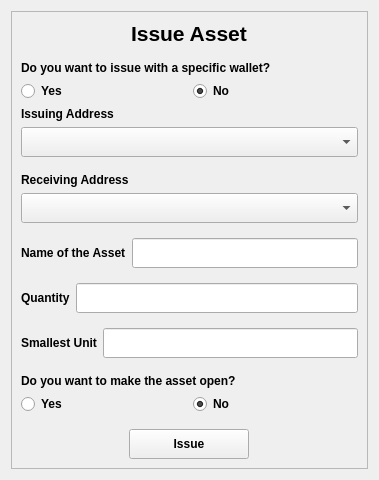
<?xml version="1.0" encoding="UTF-8"?>
<ui version="4.0">
 <class>Form</class>
 <widget class="QWidget" name="Form">
  <property name="geometry">
   <rect>
    <x>0</x>
    <y>0</y>
    <width>379</width>
    <height>480</height>
   </rect>
  </property>
  <property name="windowTitle">
   <string>Form</string>
  </property>
  <layout class="QGridLayout" name="gridLayout">
   <item row="0" column="0">
    <widget class="QFrame" name="frame">
     <property name="frameShape">
      <enum>QFrame::StyledPanel</enum>
     </property>
     <property name="frameShadow">
      <enum>QFrame::Raised</enum>
     </property>
     <layout class="QVBoxLayout" name="verticalLayout">
      <item alignment="Qt::AlignHCenter">
       <widget class="QLabel" name="label">
        <property name="text">
         <string>&lt;html&gt;&lt;head/&gt;&lt;body&gt;&lt;p&gt;&lt;span style=&quot; font-size:16pt; font-weight:600;&quot;&gt;Issue Asset&lt;/span&gt;&lt;/p&gt;&lt;/body&gt;&lt;/html&gt;</string>
        </property>
       </widget>
      </item>
      <item>
       <spacer name="verticalSpacer">
        <property name="orientation">
         <enum>Qt::Vertical</enum>
        </property>
        <property name="sizeHint" stdset="0">
         <size>
          <width>20</width>
          <height>40</height>
         </size>
        </property>
       </spacer>
      </item>
      <item>
       <widget class="QLabel" name="label_6">
        <property name="font">
         <font>
          <weight>75</weight>
          <bold>true</bold>
         </font>
        </property>
        <property name="text">
         <string>Do you want to issue with a specific wallet?</string>
        </property>
       </widget>
      </item>
      <item>
       <layout class="QHBoxLayout" name="horizontalLayout">
        <item>
         <widget class="QRadioButton" name="yes_rbtn">
          <property name="font">
           <font>
            <weight>75</weight>
            <bold>true</bold>
           </font>
          </property>
          <property name="text">
           <string>Yes</string>
          </property>
          <attribute name="buttonGroup">
           <string notr="true">addr_group</string>
          </attribute>
         </widget>
        </item>
        <item>
         <widget class="QRadioButton" name="no_rbtn">
          <property name="font">
           <font>
            <weight>75</weight>
            <bold>true</bold>
           </font>
          </property>
          <property name="text">
           <string>No</string>
          </property>
          <property name="checked">
           <bool>true</bool>
          </property>
          <attribute name="buttonGroup">
           <string notr="true">addr_group</string>
          </attribute>
         </widget>
        </item>
       </layout>
      </item>
      <item>
       <widget class="QLabel" name="label_5">
        <property name="font">
         <font>
          <weight>75</weight>
          <bold>true</bold>
         </font>
        </property>
        <property name="text">
         <string>Issuing Address</string>
        </property>
       </widget>
      </item>
      <item>
       <widget class="QComboBox" name="addr_cbox">
        <property name="minimumSize">
         <size>
          <width>300</width>
          <height>30</height>
         </size>
        </property>
       </widget>
      </item>
      <item>
       <spacer name="verticalSpacer_2">
        <property name="orientation">
         <enum>Qt::Vertical</enum>
        </property>
        <property name="sizeHint" stdset="0">
         <size>
          <width>20</width>
          <height>40</height>
         </size>
        </property>
       </spacer>
      </item>
      <item>
       <widget class="QLabel" name="label_7">
        <property name="font">
         <font>
          <weight>75</weight>
          <bold>true</bold>
         </font>
        </property>
        <property name="text">
         <string>Receiving Address</string>
        </property>
       </widget>
      </item>
      <item>
       <widget class="QComboBox" name="to_addr_cbox">
        <property name="minimumSize">
         <size>
          <width>300</width>
          <height>30</height>
         </size>
        </property>
       </widget>
      </item>
      <item>
       <spacer name="verticalSpacer_7">
        <property name="orientation">
         <enum>Qt::Vertical</enum>
        </property>
        <property name="sizeHint" stdset="0">
         <size>
          <width>20</width>
          <height>40</height>
         </size>
        </property>
       </spacer>
      </item>
      <item>
       <layout class="QHBoxLayout" name="horizontalLayout_3">
        <item>
         <widget class="QLabel" name="label_2">
          <property name="font">
           <font>
            <weight>75</weight>
            <bold>true</bold>
           </font>
          </property>
          <property name="text">
           <string>Name of the Asset</string>
          </property>
         </widget>
        </item>
        <item>
         <widget class="QLineEdit" name="name_ledit">
          <property name="minimumSize">
           <size>
            <width>200</width>
            <height>30</height>
           </size>
          </property>
          <property name="placeholderText">
           <string/>
          </property>
         </widget>
        </item>
       </layout>
      </item>
      <item>
       <spacer name="verticalSpacer_8">
        <property name="orientation">
         <enum>Qt::Vertical</enum>
        </property>
        <property name="sizeHint" stdset="0">
         <size>
          <width>20</width>
          <height>40</height>
         </size>
        </property>
       </spacer>
      </item>
      <item>
       <layout class="QHBoxLayout" name="horizontalLayout_4">
        <item>
         <widget class="QLabel" name="label_3">
          <property name="font">
           <font>
            <weight>75</weight>
            <bold>true</bold>
           </font>
          </property>
          <property name="text">
           <string>Quantity</string>
          </property>
         </widget>
        </item>
        <item>
         <widget class="QLineEdit" name="qty_ledit">
          <property name="minimumSize">
           <size>
            <width>200</width>
            <height>30</height>
           </size>
          </property>
          <property name="placeholderText">
           <string/>
          </property>
         </widget>
        </item>
       </layout>
      </item>
      <item>
       <spacer name="verticalSpacer_4">
        <property name="orientation">
         <enum>Qt::Vertical</enum>
        </property>
        <property name="sizeHint" stdset="0">
         <size>
          <width>20</width>
          <height>40</height>
         </size>
        </property>
       </spacer>
      </item>
      <item>
       <layout class="QHBoxLayout" name="horizontalLayout_5">
        <item>
         <widget class="QLabel" name="label_4">
          <property name="font">
           <font>
            <weight>75</weight>
            <bold>true</bold>
           </font>
          </property>
          <property name="text">
           <string>Smallest Unit</string>
          </property>
         </widget>
        </item>
        <item>
         <widget class="QLineEdit" name="unit_ledit">
          <property name="minimumSize">
           <size>
            <width>200</width>
            <height>30</height>
           </size>
          </property>
          <property name="placeholderText">
           <string/>
          </property>
         </widget>
        </item>
       </layout>
      </item>
      <item>
       <spacer name="verticalSpacer_3">
        <property name="orientation">
         <enum>Qt::Vertical</enum>
        </property>
        <property name="sizeHint" stdset="0">
         <size>
          <width>20</width>
          <height>40</height>
         </size>
        </property>
       </spacer>
      </item>
      <item>
       <widget class="QLabel" name="label_8">
        <property name="font">
         <font>
          <weight>75</weight>
          <bold>true</bold>
         </font>
        </property>
        <property name="text">
         <string>Do you want to make the asset open?</string>
        </property>
       </widget>
      </item>
      <item>
       <layout class="QHBoxLayout" name="horizontalLayout_2">
        <item>
         <widget class="QRadioButton" name="yes_open_rbtn_2">
          <property name="font">
           <font>
            <weight>75</weight>
            <bold>true</bold>
           </font>
          </property>
          <property name="text">
           <string>Yes</string>
          </property>
          <attribute name="buttonGroup">
           <string notr="true">open_group</string>
          </attribute>
         </widget>
        </item>
        <item>
         <widget class="QRadioButton" name="no_open_rbtn_2">
          <property name="font">
           <font>
            <weight>75</weight>
            <bold>true</bold>
           </font>
          </property>
          <property name="text">
           <string>No</string>
          </property>
          <property name="checked">
           <bool>true</bool>
          </property>
          <attribute name="buttonGroup">
           <string notr="true">open_group</string>
          </attribute>
         </widget>
        </item>
       </layout>
      </item>
      <item>
       <spacer name="verticalSpacer_5">
        <property name="orientation">
         <enum>Qt::Vertical</enum>
        </property>
        <property name="sizeHint" stdset="0">
         <size>
          <width>20</width>
          <height>40</height>
         </size>
        </property>
       </spacer>
      </item>
      <item alignment="Qt::AlignHCenter">
       <widget class="QPushButton" name="issue_btn">
        <property name="minimumSize">
         <size>
          <width>120</width>
          <height>30</height>
         </size>
        </property>
        <property name="font">
         <font>
          <weight>75</weight>
          <bold>true</bold>
         </font>
        </property>
        <property name="text">
         <string>Issue</string>
        </property>
       </widget>
      </item>
     </layout>
    </widget>
   </item>
  </layout>
 </widget>
 <resources/>
 <connections/>
 <buttongroups>
  <buttongroup name="addr_group"/>
  <buttongroup name="open_group"/>
 </buttongroups>
</ui>
